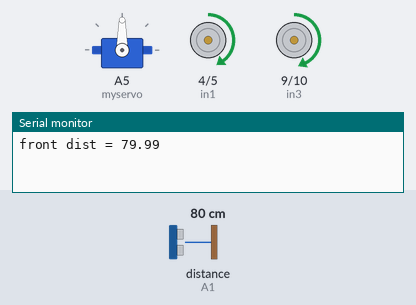
The sketch below on a simulated Arduino Uno, built with avr-gcc and run on an emulated ATmega328P. On the bench: servo, motor-driver pin pairs drawn as motors (green arrow = first pin HIGH = forward, orange = second pin HIGH = backward, longer = more drive, scaled by the enable pin), the last lines printed to the serial monitor. Inputs (shaded band) come from the test bench; at power-on: distance to the obstacle (sensor on A1) 80 cm. The echo pulse lasts 58.3 µs per cm.

Above: at 3.2 s.
3.3 s: distance to the obstacle (sensor on A1) set to 40 cm
4.8 s: distance to the obstacle (sensor on A1) set to 32 cm
At 6.1 s:
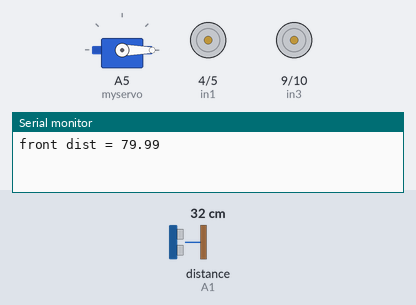
At 7.7 s:
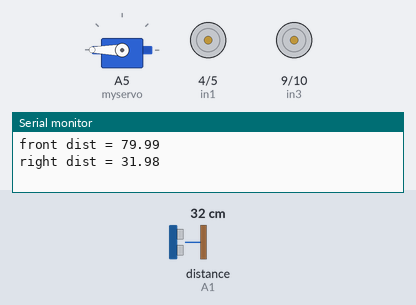
7.8 s: distance to the obstacle (sensor on A1) set to 2 cm
At 15.2 s:
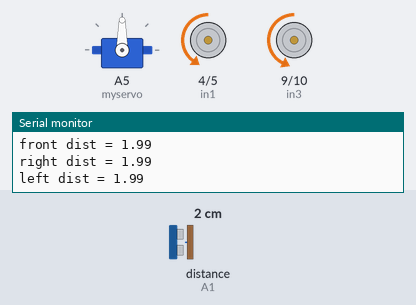
Timing chart, 0 to 22.5 s (numbered marks = the images above; inputs shaded):
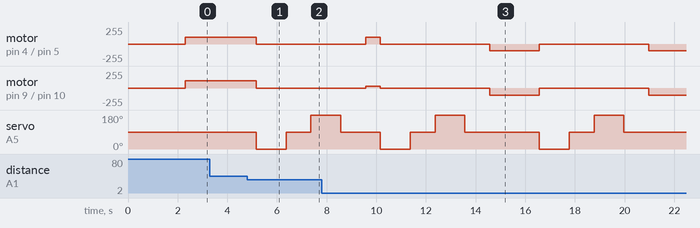

The sketch:

2WD_obstacle_avoidance.ino
```cpp
#include <NewPing.h>
#include <Servo.h>  // disables PWM on pins 9 & 10

// motor A (right side)
int enA = 3;
int in1 = 4;
int in2 = 5;

// motor B (left side)
int enB = 11;
int in3 = 9;
int in4 = 10;

// motor speeds
int A_speed = 100;
int B_speed = 110;
int A_turn_speed = 30;
int B_turn_speed = 30;

int run_time = 500;       // time to run straight when making turns to avoid obstacle
int turn_time_90 = 300;   // time to turn 90 degrees in milliseconds

// ultrasonic sensor
const int trigger = A2;
const int echo = A1;
const float max_dist = 400.00;

float front_dist = 100.00;
float left_dist;
float right_dist;
float stop_dist = 35.00;

NewPing sonar(trigger, echo, max_dist);

// servo motor
Servo myservo;

// ----------------MOTOR FUNCTIONS----------------

void forward() {
  analogWrite(enA, A_speed);
  analogWrite(enB, B_speed);

  digitalWrite(in1, HIGH);
  digitalWrite(in2, LOW);
  digitalWrite(in3, HIGH);
  digitalWrite(in4, LOW);
}

void backward() {
  analogWrite(enA, A_speed);
  analogWrite(enB, B_speed);

  digitalWrite(in1, LOW);
  digitalWrite(in2, HIGH);
  digitalWrite(in3, LOW);
  digitalWrite(in4, HIGH);
}

void left() {
  analogWrite(enA, A_turn_speed);
  analogWrite(enB, B_speed);

  digitalWrite(in1, HIGH);
  digitalWrite(in2, LOW);
  digitalWrite(in3, HIGH);
  digitalWrite(in4, LOW);
}

void right() {
  analogWrite(enA, A_speed);
  analogWrite(enB, B_turn_speed);

  digitalWrite(in1, HIGH);
  digitalWrite(in2, LOW);
  digitalWrite(in3, HIGH);
  digitalWrite(in4, LOW);
}

void stop() {
  digitalWrite(in1, LOW);
  digitalWrite(in2, LOW);
  digitalWrite(in3, LOW);
  digitalWrite(in4, LOW);
}

// ----------------ULTRASONIC SENSOR FUNCTIONS----------------

float getDist() {
  float duration = sonar.ping();
  float dist = (duration / 2) * 0.0343; // at 20 degrees C

  if (dist == 0) {
    dist = 100.00;
  }

  return dist;
}

void getRightDist() {
  myservo.write(0);
  delay(1000);

  right_dist = getDist();
  delay(200);
  Serial.print("right dist = ");
  Serial.println(right_dist);

  myservo.write(90);
  delay(1000);
}

void getLeftDist() {
  myservo.write(180);
  delay(1000);

  left_dist = getDist();
  delay(200);
  Serial.print("left dist = ");
  Serial.println(left_dist);

  myservo.write(90);
  delay(1000);
}

void turnAround() {
  backward();
  delay(2000);
  changeDir();
}

void changeDir() {

  stop();

  getRightDist();
  getLeftDist();

  if (left_dist > right_dist) {
    left();
    delay(turn_time_90);
  } else if (left_dist < right_dist) {
    right();
    delay(turn_time_90);
  } else if (left_dist == right_dist) {
    turnAround();
  }
}

void avoidObstacle() {

  stop();

  getRightDist();
  getLeftDist();

  if (left_dist > right_dist) {
    left();
    delay(turn_time_90);

    forward();
    delay(run_time);

    right();
    delay(turn_time_90);

    forward();
    delay(run_time);

    right();
    delay(turn_time_90);

    forward();
    delay(run_time);

    left();
    delay(turn_time_90);

  } else {

    right();
    delay(turn_time_90);

    forward();
    delay(run_time);

    left();
    delay(turn_time_90);

    forward();
    delay(run_time);

    left();
    delay(turn_time_90);

    forward();
    delay(run_time);

    right();
    delay(turn_time_90);
  }
}

// ------------------------------------------------------------

void setup() {
  // motors
  pinMode(enA, OUTPUT);
  pinMode(enB, OUTPUT);
  pinMode(in1, OUTPUT);
  pinMode(in2, OUTPUT);
  pinMode(in3, OUTPUT);
  pinMode(in4, OUTPUT);

  // set motor speed
  analogWrite(enA, A_speed);
  analogWrite(enB, B_speed);

  // ultrasonic sensor
  pinMode(trigger, OUTPUT);
  pinMode(echo, INPUT);

  // servo motor
  myservo.attach(A5);
  myservo.write(90);

  Serial.begin(9600);

  delay(2000);
}

void loop() {
  myservo.write(90);
  delay(100);

  front_dist = getDist();
  delay(200);

  if (front_dist == 0) {
    front_dist = 100.00;
  }

  Serial.print("front dist = ");
  Serial.println(front_dist);

  while(front_dist > stop_dist) {
    forward();
    front_dist = getDist();
    delay(200);
  }

  changeDir();
}
```

Measured:
- the behaviour switches between 36 and 35 cm on distance to the obstacle (sensor on A1) (found by bisection; images 0 and 1)
- after the input at 3.3 s, every drawn part: stays the same
- after the input at 4.8 s, motor on pin 4 (in1) / pin 5 (in2): forward 100/255 → stopped after 0.36 s; motor on pin 9 (in3) / pin 10 (in4): forward 110/255 → stopped after 0.36 s; servo on A5 (myservo): 90° → 0° after 0.36 s, → 90° 1.2 s later, → 180° 1.0 s later
